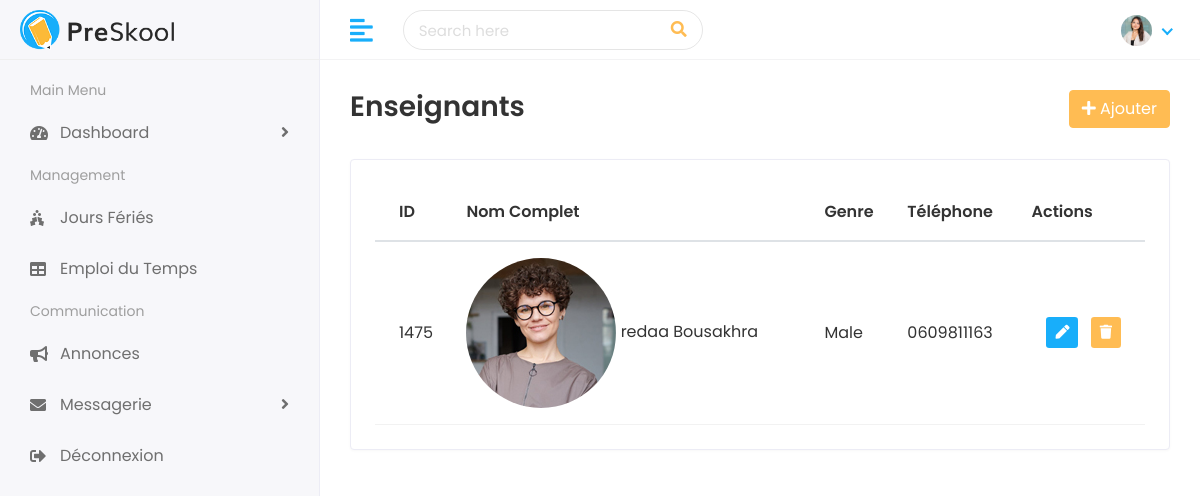
The app's page /teachers/, older data.
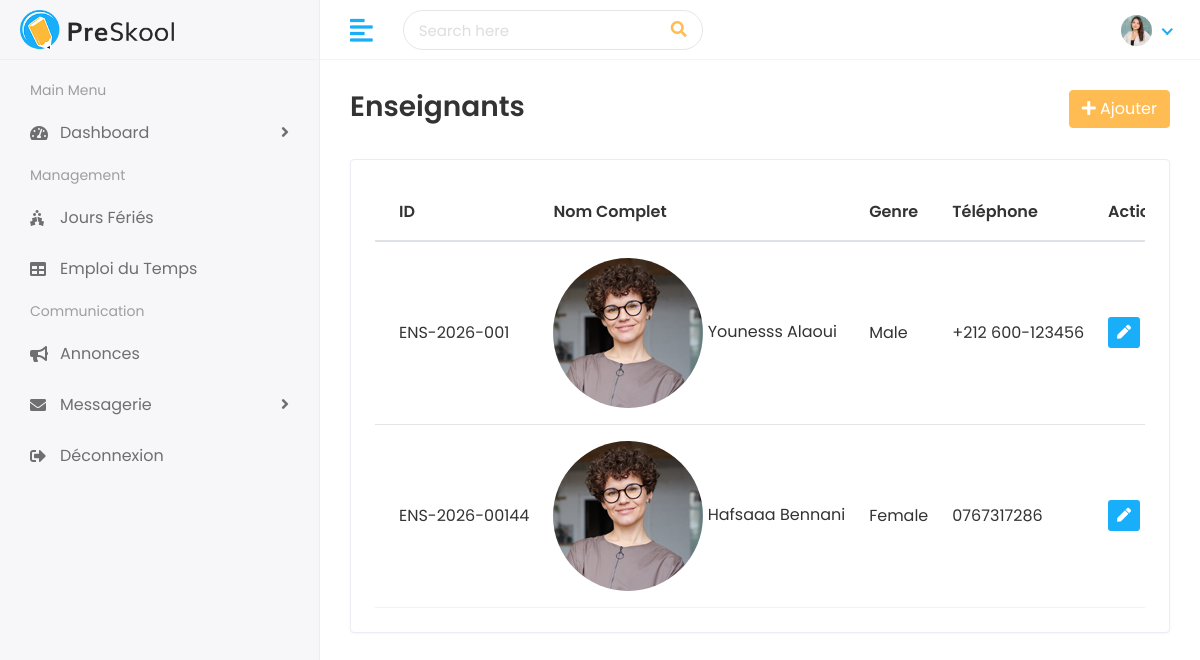
The same page, newer data.
### faculty/models.py (models this page shows, shortened)
class Teacher(models.Model):
    teacher_id = models.CharField(max_length=20, unique=True, verbose_name="ID Enseignant")
    first_name = models.CharField(max_length=100, verbose_name="Prénom")
    last_name = models.CharField(max_length=100, verbose_name="Nom")
    gender = models.CharField(max_length=10, choices=[('Male', 'Masculin'), ('Female', 'Féminin')], verbose_name="Genre")
    date_of_birth = models.DateField(verbose_name="Date de naissance")
    joining_date = models.DateField(verbose_name="Date d'embauche")
    mobile_number = models.CharField(max_length=15, verbose_name="Numéro de téléphone")
    address = models.TextField(blank=True, null=True, verbose_name="Adresse")
    experience = models.CharField(max_length=50, blank=True, null=True, verbose_name="Expérience")
    image = models.ImageField(upload_to='teachers/', blank=True, null=True, verbose_name="Photo de profil")

### faculty/views.py (the view)
# urls.py: path('teachers/', views.teacher_list, name='teacher_list'),
def teacher_list(request):
    teachers = Teacher.objects.all()
    return render(request, 'teachers/teachers.html', {'teachers': teachers})

### templates/teachers/teachers.html (shortened to what this page needs)
{% extends 'Home/base.html' %}
{% load static %}
{% block body %}
<div class="page-wrapper">
<div class="content container-fluid">
    <div class="page-header">
        <div class="row align-items-center">
            <div class="col">
                <h3 class="page-title">Enseignants</h3>
            </div>
            <div class="col-auto text-right float-right ml-auto">
                <a href="{% url 'add_teacher' %}" class="btn btn-primary"><i class="fas fa-plus"></i> Ajouter</a>
            </div>
        </div>
    </div>
    <div class="row">
        <div class="col-sm-12">
            <div class="card card-table">
                <div class="card-body">
                    <div class="table-responsive">
                        <table class="table table-hover table-center mb-0 datatable">
                            <thead>
                                <tr>
                                    <th>ID</th>
                                    <th>Nom Complet</th>
                                    <th>Genre</th>
                                    <th>Téléphone</th>
                                    <th>Actions</th>
                                </tr>
                            </thead>
                            <tbody>
                                {% for teacher in teachers %}
                                <tr>
                                    <td>{{ teacher.teacher_id }}</td>
                                    <td>
                                        <h2 class="table-avatar">
                                            <a href="{% url 'view_teacher' teacher.teacher_id %}">
                                                {% if teacher.image %}
                                                    <img class="avatar-img rounded-circle" src="{{ teacher.image.url }}" alt="Photo">
                                                {% else %}
                                                    <img class="avatar-img rounded-circle" src="{% static 'assets/img/profiles/avatar-02.jpg' %}" alt="Photo par défaut">
                                                {% endif %}
                                                {{ teacher.first_name }} {{ teacher.last_name }}
                                            </a>
                                        </h2>
                                    </td>
                                    <td>{{ teacher.gender }}</td>
                                    <td>{{ teacher.mobile_number }}</td>
                                    <td class="text-right">
                                        <div class="actions">
                                            <a href="{% url 'edit_teacher' teacher.teacher_id %}" class="btn btn-sm bg-success-light mr-2">
                                                <i class="fas fa-pen"></i>
                                            </a>
                                            <a href="{% url 'delete_teacher' teacher.teacher_id %}" class="btn btn-sm bg-danger-light">
                                                <i class="fas fa-trash"></i>
                                            </a>
                                        </div>
                                    </td>
                                </tr>
                                {% endfor %}
                            </tbody>
                        </table>
                    </div>
                </div>
            </div>
        </div>
    </div>
</div>
</div>
{% endblock %}

### templates/Home/base.html (shortened to what this page needs)
{% load static %}
<!DOCTYPE html>
<html lang="en">
   <head>
      <link rel="stylesheet" href="{%static 'assets/plugins/bootstrap/css/bootstrap.min.css' %}">
      <link rel="stylesheet" href="{%static 'assets/plugins/fontawesome/css/fontawesome.min.css' %}">
      <link rel="stylesheet" href="{%static 'assets/plugins/fontawesome/css/all.min.css' %}">
      <link rel="stylesheet" href="{%static 'assets/css/style.css' %}">
   </head>
   <body>
      <div class="main-wrapper">
         <div class="header">
            <div class="header-left">
               <a href="{% url 'dashboard' %}" class="logo">
               <img src="{%static 'assets/img/logo.png' %}" alt="Logo">
               </a>
            </div>
            <a href="javascript:void(0);" id="toggle_btn">
            <i class="fas fa-align-left"></i>
            </a>
            <div class="top-nav-search">
               <form>
                  <input type="text" class="form-control" placeholder="Search here">
                  <button class="btn" type="submit"><i class="fas fa-search"></i></button>
               </form>
            </div>
            <ul class="nav user-menu">
               <li class="nav-item dropdown noti-dropdown">
                  <a href="#" class="dropdown-toggle nav-link" data-toggle="dropdown">
                  </a>
               </li>
               <li class="nav-item dropdown has-arrow">
                   <a href="#" class="dropdown-toggle nav-link" data-toggle="dropdown">
                   <span class="user-img"><img class="rounded-circle" src="{%static 'assets/img/profiles/avatar-01.jpg'%}" width="31" alt="{{ request.user.get_full_name }}"></span>
                   </a>
                </li>
            </ul>
         </div>
         <div class="sidebar" id="sidebar">
            <div class="sidebar-inner slimscroll">
               <div id="sidebar-menu" class="sidebar-menu">
                  <ul>
                     <li class="menu-title">
                        <span>Main Menu</span>
                     </li>
                     <li class="submenu">
                        <a href="#"><i class="fas fa-tachometer-alt"></i> <span> Dashboard</span> <span class="menu-arrow"></span></a>
                     </li>
                     <li class="menu-title">
                        <span>Management</span>
                     </li>
                     <li>
                        <a href="{% url 'holiday_list' %}"><i class="fas fa-holly-berry"></i> <span>Jours Fériés</span></a>
                     </li>
                     <li>
                        <a href="{% url 'timetable' %}"><i class="fas fa-table"></i> <span>Emploi du Temps</span></a>
                     </li>
                     <li class="menu-title">
                        <span>Communication</span>
                     </li>
                     <li>
                        <a href="{% url 'announcements' %}"><i class="fas fa-bullhorn"></i> <span>Annonces</span></a>
                     </li>
                     <li class="submenu">
                        <a href="#"><i class="fas fa-envelope"></i> <span> Messagerie </span> <span class="menu-arrow"></span></a>
                     </li>
                     <li>
                        <a href="{% url 'logout' %}"><i class="fas fa-sign-out-alt"></i> <span>Déconnexion</span></a>
                     </li>
                  </ul>
               </div>
            </div>
         </div>
         {% block body %}
         {% endblock %}
      </div>
  </body>
  </html>

Row changes from the older to the newer data that the page shows:
removed Teacher: teacher_id "1475", first_name "redaa", last_name "Bousakhra", gender "Male", mobile_number "0609811163"
added Teacher: teacher_id "ENS-2026-001", first_name "Younesss", last_name "Alaoui", gender "Male", mobile_number "+212 600-123456"
added Teacher: teacher_id "ENS-2026-00144", first_name "Hafsaaa", last_name "Bennani", gender "Female", mobile_number "0767317286"
